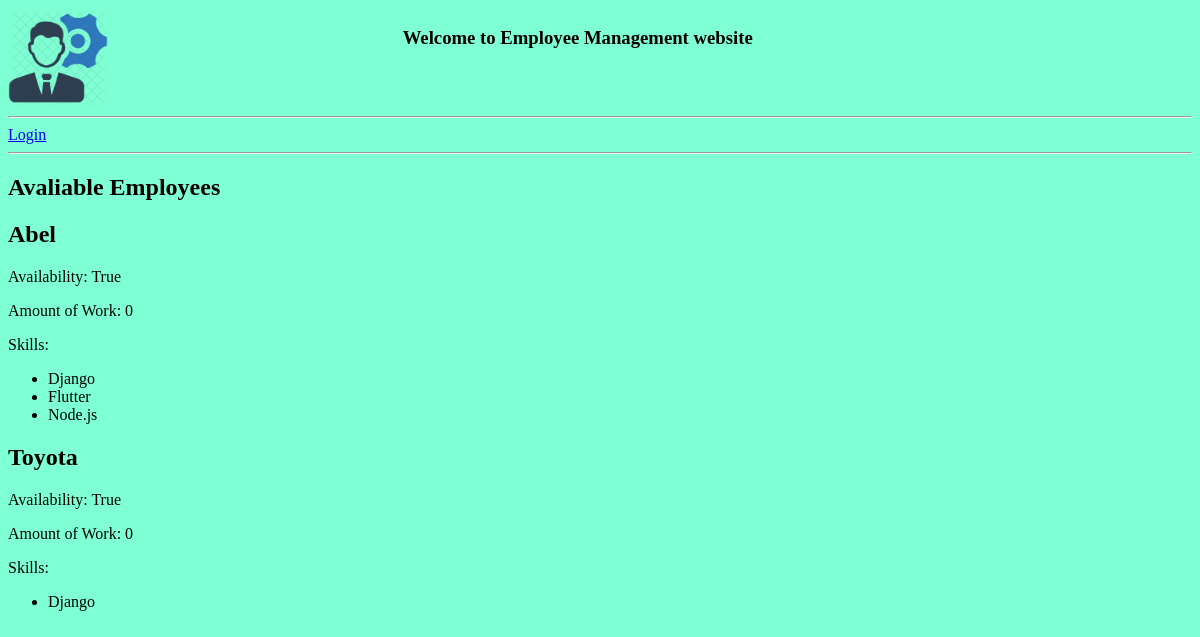
/avaliable/, run on an earlier commit of the app's database.
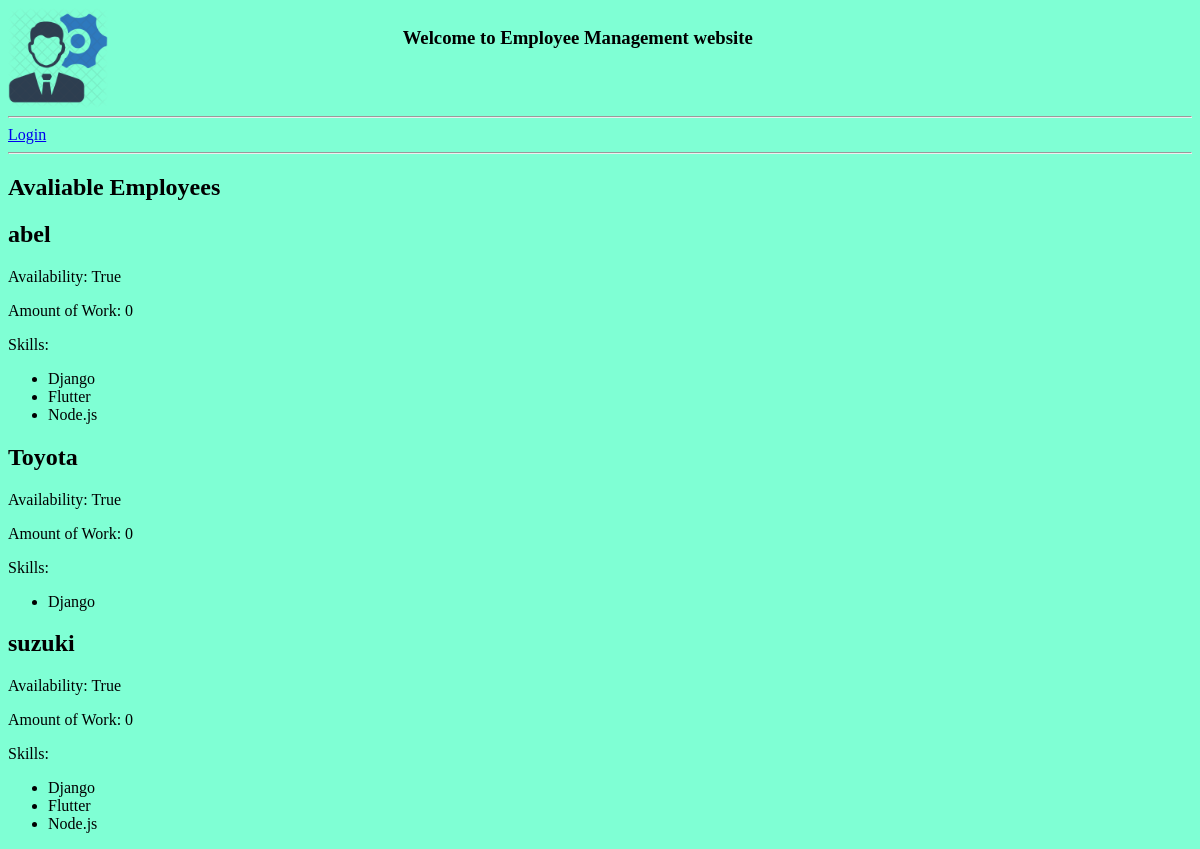
And on a later commit of the database.
### base/models.py (models this page shows, shortened)
class Employee(models.Model):
    name = models.CharField(max_length=100)
    availability = models.BooleanField(default=False)
    amount_of_work = models.IntegerField(default=0)
    skills = models.ManyToManyField(Skill)
    email=models.EmailField(null=True)

class Skill(models.Model):
    name = models.CharField(max_length=100)

### base/views.py (the view)
# urls.py: path('avaliable/',views.avaliable,name='avaliable'),
def avaliable(request):
    page='avaliable'
    employees=Employee.objects.filter(availability=True)
    context={'employees':employees,'page':page}
    return render(request,'base/avaliable.html',context)

### base/templates/base/avaliable.html
{% extends 'main.html' %}
{% block content %}
    {% if page == 'avaliable' %}
    <h2>Avaliable Employees</h2>
    {% elif page == 'allemployees' %}
    <h2>All Employees</h2>
    {% endif %}
    {% for employee in employees %}
    <h2>{{ employee.name }}</h2>
    <p>Availability: {{ employee.availability }}</p>
    <p>Amount of Work: {{ employee.amount_of_work }}</p>
    <p>Skills:</p>
    <ul>
        {% for skill in employee.skills.all %}
            <li>{{ skill.name }}</li>
        {% endfor %}
    </ul>
    {% endfor %}
{% endblock content %}

What changed in the data, as far as the page shows it:
changed Employee: name "Abel" → "abel"
now on this page (row edited): Employee: name "suzuki", availability "True", amount_of_work "0", Skill (name "Django"), Skill (name "Flutter"), Skill (name "Node.js")
